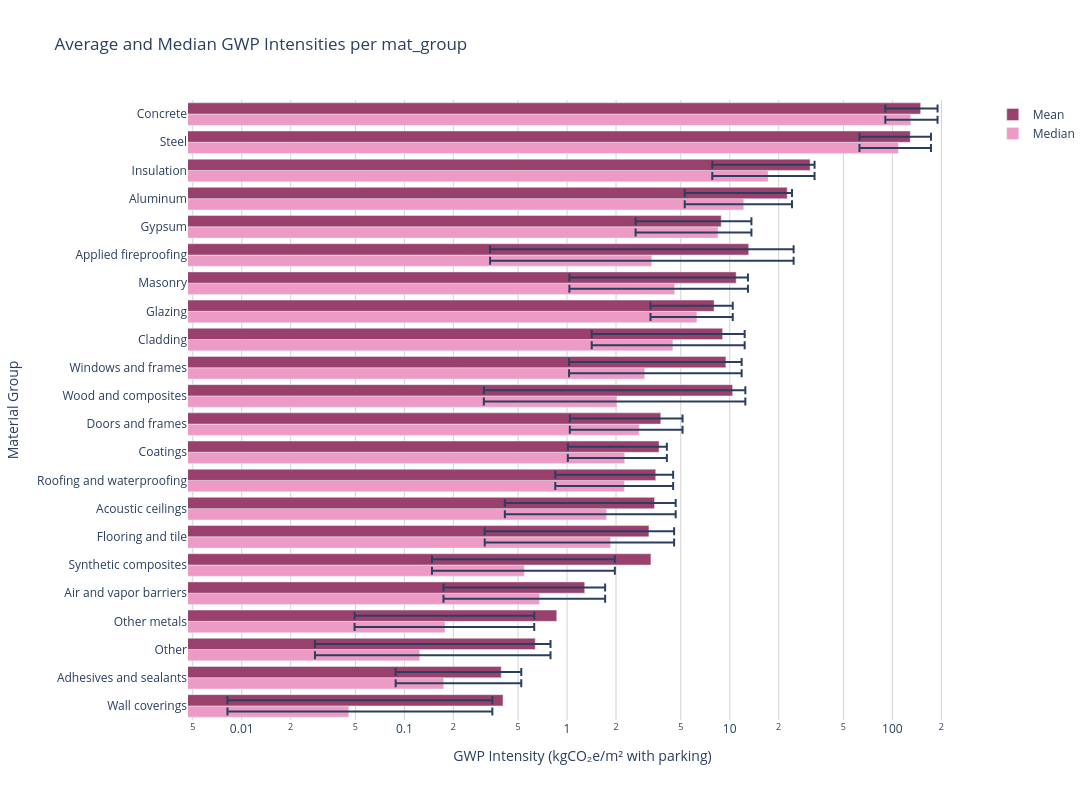

Here is the notebook cell this chart was saved with:
### Markdown cell above
### GWP intensities

### Code cell
import pandas as pd
import plotly.graph_objects as go
from plotly.subplots import make_subplots

# Summing eci per mat_group for each project_index
project_grouped = merged_df.groupby(['project_index', 'mat_group'])['eci'].sum().reset_index()

# Calculating summary statistics (mean, median, Q1, Q3)
summary_stats = project_grouped.groupby('mat_group')['eci'].agg(
    ['mean', 'median', lambda x: x.quantile(0.25), lambda x: x.quantile(0.75), 'count']
).reset_index()

summary_stats.columns = ['mat_group', 'mean', 'median', 'Q1', 'Q3', 'Project Count']

# Sorting by mean values in descending order
summary_stats = summary_stats.sort_values(by='mean', ascending=False)

# Creating subplots for horizontal bar charts
fig = make_subplots(rows=1, cols=1)

# Adding Median trace with error bars
fig.add_trace(go.Bar(
    y=summary_stats['mat_group'], 
    x=summary_stats['median'], 
    orientation='h', 
    name="Median",
    marker=dict(color='#ed9ac4'), 
    error_x=dict(
        type='data', 
        symmetric=False, 
        array=summary_stats['Q3'] - summary_stats['median'], 
        arrayminus=summary_stats['median'] - summary_stats['Q1']
    )
))

# Adding Mean trace with error bars
fig.add_trace(go.Bar(
    y=summary_stats['mat_group'], 
    x=summary_stats['mean'], 
    orientation='h', 
    name="Mean",
    marker=dict(color='#99406d'), 
    error_x=dict(
        type='data', 
        symmetric=False, 
        array=summary_stats['Q3'] - summary_stats['mean'], 
        arrayminus=summary_stats['mean'] - summary_stats['Q1']
    )
))

# Formatting the layout with a logarithmic x-axis
fig.update_layout(
    title="Average and Median GWP Intensities per mat_group",
    xaxis=dict(
        title='GWP Intensity (kgCO₂e/m² with parking)',
        type='log',  # Set the x-axis to logarithmic scale
        showgrid=True,
        gridcolor='lightgrey',
        zeroline=False
    ),
    yaxis=dict(
        title='Material Group',
        showgrid=False,
        categoryorder='total ascending'
    ),
    barmode='group',
    height=800,
    width=1200,
    showlegend=True,
    plot_bgcolor='rgba(0,0,0,0)',
    legend_traceorder='reversed'
)

fig.show()

### Figure 1 — Plotly figure (JSON) as saved in the notebook; plotly's stock layout.template omitted (floating-point values rounded to 4 significant figures)
{"data": [{"error_x": {"array": [59.93, 63.88, 16.01, 11.96, 21.39, 8.36, 10.45, 8.841, 7.888, 5.125, 4.153, 2.353, 1.848, 2.238, 2.907, 1.422, 2.701, 1.037, 0.4505, 0.6671, 0.3018, 0.3488], "arrayminus": [39.08, 46.05, 9.404, 6.9, 2.978, 3.548, 1.717, 1.971, 3.052, 5.832, 3.025, 1.735, 1.25, 1.404, 1.332, 0.3975, 1.539, 0.5036, 0.1284, 0.09597, 0.0373, 0.08593], "symmetric": false, "type": "data"}, "marker": {"color": "#ed9ac4"}, "name": "Median", "orientation": "h", "type": "bar", "x": [129.6, 108.8, 17.22, 12.19, 3.314, 4.582, 2.025, 3.0, 4.47, 8.47, 6.283, 2.775, 2.261, 2.25, 1.747, 0.5453, 1.85, 0.6775, 0.1778, 0.1242, 0.04548, 0.1743], "y": ["Concrete", "Steel", "Insulation", "Aluminum", "Applied fireproofing", "Masonry", "Wood and composites", "Windows and frames", "Cladding", "Gypsum", "Glazing", "Doors and frames", "Coatings", "Roofing and waterproofing", "Acoustic ceilings", "Synthetic composites", "Flooring and tile", "Air and vapor barriers", "Other metals", "Other", "Wall coverings", "Adhesives and sealants"]}, {"error_x": {"array": [40.33, 43.93, 2.026, 1.588, 11.63, 1.989, 2.061, 2.37, 3.321, 4.732, 2.422, 1.361, 0.4318, 0.9813, 1.205, -1.31, 1.365, 0.4308, -0.2356, 0.1538, -0.05666, 0.1292], "arrayminus": [58.67, 65.99, 23.39, 17.27, 12.74, 9.919, 10.11, 8.442, 7.619, 6.224, 4.756, 2.727, 2.666, 2.661, 3.034, 3.129, 2.874, 1.109, 0.8145, 0.6093, 0.3958, 0.3055], "symmetric": false, "type": "data"}, "marker": {"color": "#99406d"}, "name": "Mean", "orientation": "h", "type": "bar", "x": [149.2, 128.8, 31.2, 22.56, 13.08, 10.95, 10.41, 9.471, 9.037, 8.863, 8.014, 3.767, 3.677, 3.507, 3.449, 3.277, 3.186, 1.283, 0.8639, 0.6375, 0.404, 0.3939], "y": ["Concrete", "Steel", "Insulation", "Aluminum", "Applied fireproofing", "Masonry", "Wood and composites", "Windows and frames", "Cladding", "Gypsum", "Glazing", "Doors and frames", "Coatings", "Roofing and waterproofing", "Acoustic ceilings", "Synthetic composites", "Flooring and tile", "Air and vapor barriers", "Other metals", "Other", "Wall coverings", "Adhesives and sealants"]}], "layout": {"barmode": "group", "height": 800, "legend": {"traceorder": "reversed"}, "plot_bgcolor": "rgba(0,0,0,0)", "showlegend": true, "title": {"text": "Average and Median GWP Intensities per mat_group"}, "width": 1200, "xaxis": {"anchor": "y", "domain": [0, 1], "gridcolor": "lightgrey", "showgrid": true, "title": {"text": "GWP Intensity (kgCO₂e/m² with parking)"}, "type": "log", "zeroline": false}, "yaxis": {"anchor": "x", "categoryorder": "total ascending", "domain": [0, 1], "showgrid": false, "title": {"text": "Material Group"}}}}
